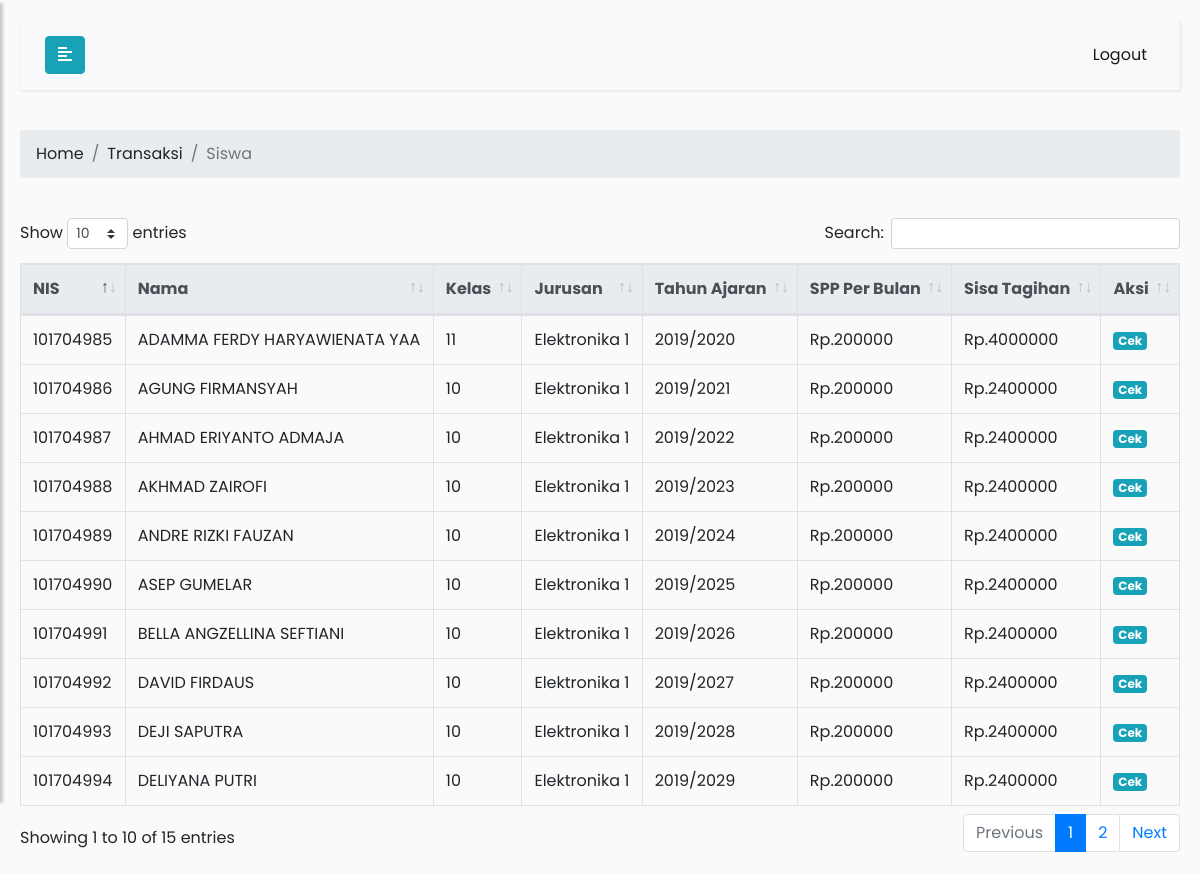
Page /admin/transaksi/t_cek.php (signed in) on the committed database.
### tables this page shows
CREATE TABLE `tbl_siswa` (
  `id_siswa` int(30) NOT NULL,
  `nis_siswa` varchar(10) NOT NULL,
  `nama_siswa` varchar(40) NOT NULL,
  `kelas_siswa` varchar(10) NOT NULL,
  `id_jurusan` varchar(30) NOT NULL,
  `tahun_ajaran` varchar(20) NOT NULL,
  `spp_bulan` int(20) NOT NULL,
  `total_tagihan` int(20) NOT NULL
);

CREATE TABLE `tbl_jurusan` (
  `id_jurusan` varchar(10) NOT NULL,
  `nama_jurusan` varchar(30) NOT NULL
);

### admin/transaksi/t_cek.php (the view, shortened to what this page needs)
<?php
include "../../config/koneksi.php";
 ?>
<!DOCTYPE html>
<html>
<head>
	<?php
        include '../layout/a_head.php';
     ?>
</head>
<body>
    <div class="wrapper">
        <div id="content">
      <nav class="navbar navbar-expand-lg navbar-light bg-light">
                <div class="container-fluid">
                    <button type="button" id="sidebarCollapse" class="btn btn-info">
                        <i class="fas fa-align-left"></i>
                    </button>
                    <div class="collapse navbar-collapse" id="navbarSupportedContent">
                        <ul class="nav navbar-nav ml-auto">
                            <li class="nav-item active">
                                <a class="nav-link" href="../logout_admin.php">Logout</a>
                            </li>
                        </ul>
                    </div>
                </div>
            </nav>
            <nav aria-label="breadcrumb">
            <ol class="breadcrumb">
              <li class="breadcrumb-item"><a href="../a_index.php">Home</a></li>
              <li class="breadcrumb-item"><a href="transaksi.php">Transaksi</a></li>
              <li class="breadcrumb-item active" aria-current="page">Siswa</li>
            </ol>
          </nav>
            <br>
            <div>
            <table id="tbt_tcek" class="table table-bordered">
              <thead class="thead-light">
                <tr>
                  <th scope="col">NIS</th>
                  <th scope="col">Nama</th>
                  <th scope="col">Kelas</th>
                  <th scope="col">Jurusan</th>
                  <th scope="col">Tahun Ajaran</th>
                  <th scope="col">SPP Per Bulan</th>
                  <th scope="col">Sisa Tagihan</th>
                  <th scope="col">Aksi</th>
                </tr>
            </thead>
            <tbody>
              <tr>
                <?php
                    if(isset($_GET['cari'])){
                        $cari = $_GET['cari'];
                        $data = mysqli_query($koneksi, "SELECT * from tbl_siswa where nama_siswa like '%".$cari."%'");
                        }else{
                                $data = mysqli_query($koneksi, "SELECT * from tbl_siswa inner join tbl_jurusan on tbl_siswa.id_jurusan = tbl_jurusan.id_jurusan");
                        }
                    while ($d = mysqli_fetch_array($data)) {
                ?>
              <td><?php echo $d['nis_siswa']; ?></td>
              <td><?php echo $d['nama_siswa']; ?></td>
              <td><?php echo $d['kelas_siswa']; ?></td>
              <td><?php echo $d['nama_jurusan']; ?></td>
              <td><?php echo $d['tahun_ajaran']; ?></td>
              <td>Rp.<?php echo $d['spp_bulan']; ?></td>
              <td>Rp.<?php echo $d['total_tagihan']; ?></td>
              <td><a href="cek.php?nis_siswa=<?php echo $d['nis_siswa']; ?>" class="badge badge-info">Cek</a></td>
              </tr>
             <?php } ?>
            </tbody>
            </table>
            </div>
        </div>
    </div>
</body>
</html>

### assets/css/style3.css (style rules this page uses)
body { font-family: 'Poppins', sans-serif; background: #fafafa; }
a, a:hover, a:focus { color: inherit; text-decoration: none; transition: all 0.3s; }
.navbar { padding: 15px 10px; background: #fff; border: none; border-radius: 0; margin-bottom: 40px; box-shadow: 1px 1px 3px rgba(0, 0, 0, 0.1); }
#content { width: 100%; padding: 20px; min-height: 100vh; transition: all 0.3s; position: absolute; top: 0; right: 0; }

### rows in the picture
tbl_siswa: nis_siswa "101704985", nama_siswa "ADAMMA FERDY HARYAWIENATA YAA", kelas_siswa "11", id_jurusan.nama_jurusan "Elektronika 1", tahun_ajaran "2019/2020", spp_bulan "200000", total_tagihan "4000000"
tbl_siswa: nis_siswa "101704986", nama_siswa "AGUNG FIRMANSYAH", kelas_siswa "10", id_jurusan.nama_jurusan "Elektronika 1", tahun_ajaran "2019/2021", spp_bulan "200000", total_tagihan "2400000"
tbl_siswa: nis_siswa "101704987", nama_siswa "AHMAD ERIYANTO ADMAJA", kelas_siswa "10", id_jurusan.nama_jurusan "Elektronika 1", tahun_ajaran "2019/2022", spp_bulan "200000", total_tagihan "2400000"
tbl_siswa: nis_siswa "101704988", nama_siswa "AKHMAD ZAIROFI", kelas_siswa "10", id_jurusan.nama_jurusan "Elektronika 1", tahun_ajaran "2019/2023", spp_bulan "200000", total_tagihan "2400000"
tbl_siswa: nis_siswa "101704989", nama_siswa "ANDRE RIZKI FAUZAN", kelas_siswa "10", id_jurusan.nama_jurusan "Elektronika 1", tahun_ajaran "2019/2024", spp_bulan "200000", total_tagihan "2400000"
tbl_siswa: nis_siswa "101704990", nama_siswa "ASEP GUMELAR", kelas_siswa "10", id_jurusan.nama_jurusan "Elektronika 1", tahun_ajaran "2019/2025", spp_bulan "200000", total_tagihan "2400000"
tbl_siswa: nis_siswa "101704991", nama_siswa "BELLA ANGZELLINA SEFTIANI", kelas_siswa "10", id_jurusan.nama_jurusan "Elektronika 1", tahun_ajaran "2019/2026", spp_bulan "200000", total_tagihan "2400000"
tbl_siswa: nis_siswa "101704992", nama_siswa "DAVID FIRDAUS", kelas_siswa "10", id_jurusan.nama_jurusan "Elektronika 1", tahun_ajaran "2019/2027", spp_bulan "200000", total_tagihan "2400000"
tbl_siswa: nis_siswa "101704993", nama_siswa "DEJI SAPUTRA", kelas_siswa "10", id_jurusan.nama_jurusan "Elektronika 1", tahun_ajaran "2019/2028", spp_bulan "200000", total_tagihan "2400000"
tbl_siswa: nis_siswa "101704994", nama_siswa "DELIYANA PUTRI", kelas_siswa "10", id_jurusan.nama_jurusan "Elektronika 1", tahun_ajaran "2019/2029", spp_bulan "200000", total_tagihan "2400000"
